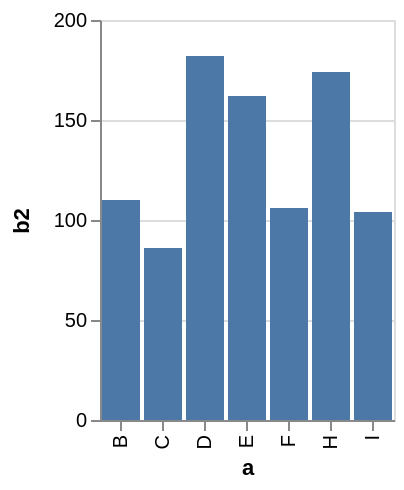

Source (Vega-Lite JSON):
### Vega specification from a JSON file in a GitHub repository (floating-point values rounded to 4 significant figures)
{"$schema": "https://vega.github.io/schema/vega/v3.0.json", "description": "A simple bar chart with embedded data that uses a filter and calculate.", "autosize": "pad", "padding": 5, "style": "cell", "data": [{"name": "source_0", "values": [{"a": "A", "b": 28}, {"a": "B", "b": 55}, {"a": "C", "b": 43}, {"a": "G", "b": 19}, {"a": "H", "b": 87}, {"a": "I", "b": 52}, {"a": "D", "b": 91}, {"a": "E", "b": 81}, {"a": "F", "b": 53}]}, {"name": "data_0", "source": "source_0", "transform": [{"type": "formula", "expr": "2*datum.b", "as": "b2"}, {"type": "filter", "expr": "datum.b2 > 60"}, {"type": "filter", "expr": "datum[\"b2\"] !== null && !isNaN(datum[\"b2\"])"}]}], "signals": [{"name": "x_step", "value": 21}, {"name": "width", "update": "bandspace(domain('x').length, 0.1, 0.05) * x_step"}, {"name": "height", "update": "200"}], "marks": [{"name": "marks", "type": "rect", "style": ["bar"], "from": {"data": "data_0"}, "encode": {"update": {"x": {"scale": "x", "field": "a"}, "width": {"scale": "x", "band": true}, "y": {"scale": "y", "field": "b2"}, "y2": {"scale": "y", "value": 0}, "fill": {"value": "#4c78a8"}}}}], "scales": [{"name": "x", "type": "band", "domain": {"data": "data_0", "field": "a", "sort": true}, "range": {"step": {"signal": "x_step"}}, "round": true, "paddingInner": 0.1, "paddingOuter": 0.05}, {"name": "y", "type": "linear", "domain": {"data": "data_0", "field": "b2"}, "range": [{"signal": "height"}, 0], "round": true, "nice": true, "zero": true}], "axes": [{"scale": "x", "labelOverlap": true, "orient": "bottom", "title": "a", "zindex": 1, "encode": {"labels": {"update": {"angle": {"value": 270}, "align": {"value": "right"}, "baseline": {"value": "middle"}}}}}, {"scale": "y", "labelOverlap": true, "orient": "left", "tickCount": {"signal": "ceil(height/40)"}, "title": "b2", "zindex": 1}, {"scale": "y", "domain": false, "grid": true, "labels": false, "maxExtent": 0, "minExtent": 0, "orient": "left", "tickCount": {"signal": "ceil(height/40)"}, "ticks": false, "zindex": 0, "gridScale": "x"}], "config": {"axis": {"domainColor": "#888", "tickColor": "#888"}, "axisY": {"minExtent": 30}}}
